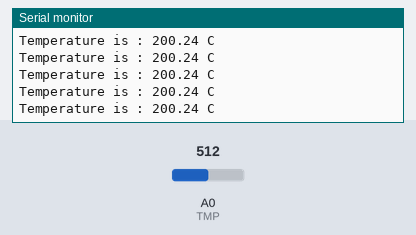
Bench run of a sketch on a simulated Arduino Uno, built with avr-gcc and run on an emulated ATmega328P. Parts: the last lines printed to the serial monitor. Inputs (shaded band) come from the test bench; at power-on: A0 (TMP) = 512.

Above: at 1.2 s.
1.3 s: A0 (TMP) set to 134
At 1.9 s:
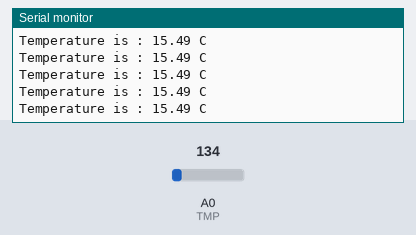
4.3 s: A0 (TMP) set to 113
At 5.4 s:
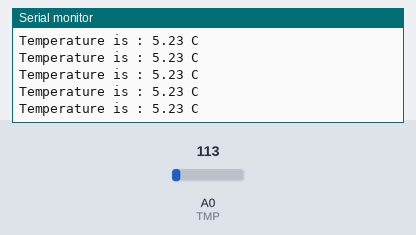
Timing chart, 0 to 7.3 s (numbered marks = the images above; inputs shaded):
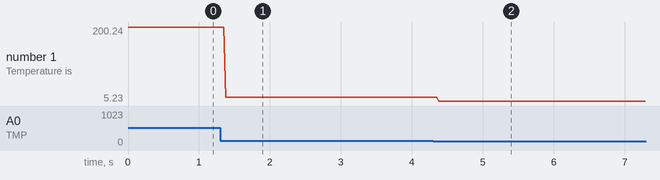

Measured:
- after the input at 1.3 s, the serial monitor: prints a new line after 0.08 s (image 1)
- after the input at 4.3 s, the serial monitor: prints a new line after 0.08 s (image 2)
- plotted number 1: 200.24 → 15.49 after the input at 1.3 s, 15.49 → 5.23 after the input at 4.3 s

The sketch:

Temperature_Monitor.ino
```cpp
#define TMP A0

int volt;
float temp;

void setup()
{
    Serial.begin(9600);
}

void loop()
{
    volt = analogRead(TMP);
    temp = (5.0 / 1023) * volt * 100 - 50;
    Serial.print("Temperature is : ");
    Serial.print(temp);
    Serial.println(" C");
}
```
